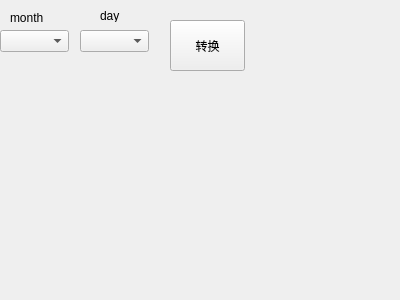
<?xml version="1.0" encoding="UTF-8"?>
<ui version="4.0">
 <class>Widget</class>
 <widget class="QWidget" name="Widget">
  <property name="geometry">
   <rect>
    <x>0</x>
    <y>0</y>
    <width>400</width>
    <height>300</height>
   </rect>
  </property>
  <property name="windowTitle">
   <string>Widget</string>
  </property>
  <widget class="QLabel" name="label_print">
   <property name="geometry">
    <rect>
     <x>290</x>
     <y>20</y>
     <width>101</width>
     <height>41</height>
    </rect>
   </property>
   <property name="text">
    <string/>
   </property>
  </widget>
  <widget class="QPushButton" name="pushButton">
   <property name="geometry">
    <rect>
     <x>170</x>
     <y>20</y>
     <width>75</width>
     <height>51</height>
    </rect>
   </property>
   <property name="text">
    <string>转换</string>
   </property>
  </widget>
  <widget class="QLabel" name="label_month">
   <property name="geometry">
    <rect>
     <x>10</x>
     <y>10</y>
     <width>54</width>
     <height>16</height>
    </rect>
   </property>
   <property name="text">
    <string>month</string>
   </property>
  </widget>
  <widget class="QLabel" name="label_day">
   <property name="geometry">
    <rect>
     <x>100</x>
     <y>10</y>
     <width>54</width>
     <height>12</height>
    </rect>
   </property>
   <property name="text">
    <string>day</string>
   </property>
  </widget>
  <widget class="QComboBox" name="comboBox_month">
   <property name="geometry">
    <rect>
     <x>0</x>
     <y>30</y>
     <width>69</width>
     <height>22</height>
    </rect>
   </property>
  </widget>
  <widget class="QComboBox" name="comboBox_day">
   <property name="geometry">
    <rect>
     <x>80</x>
     <y>30</y>
     <width>69</width>
     <height>22</height>
    </rect>
   </property>
  </widget>
 </widget>
 <layoutdefault spacing="6" margin="11"/>
 <resources/>
 <connections/>
</ui>
